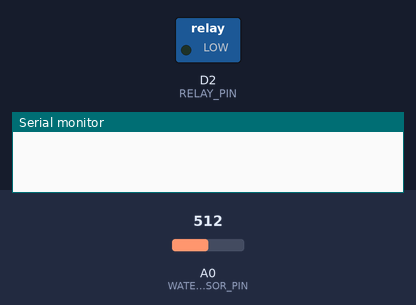
This sketch was run on a simulated ESP8266 (NodeMCU). On the bench: switched loads named in the sketch (green lamp = pin HIGH), the last lines printed to the serial monitor. The test bench sets the inputs (shaded band); at power-on: A0 (WATER_SENSOR_PIN) = 512. WiFi joins after 1.5 s; servers stay silent unless stated.

Above: at 0.1 s.
At 2.1 s:
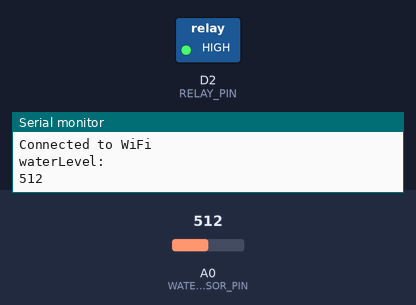
Timing chart, 0 to 3.6 s (numbered marks = the images above):
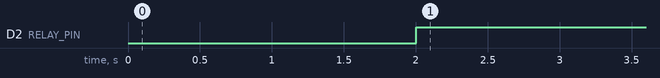

The sketch:

esp8266.ino
```cpp
#include <ESP8266WiFi.h>
//#include <ESPAsyncWebServer.h>
//#include <ESP8266WiFi.h>
#include <ESP8266WebServer.h>

const char* ssid = "damn";
const char* password = "fuckoffthere";

#define RELAY_PIN D2
#define WATER_SENSOR_PIN A0
#define THRESHOLD 50

void setup() {
    Serial.begin(115200);
    pinMode(RELAY_PIN, OUTPUT);
    digitalWrite(RELAY_PIN, LOW); // Initialize relay as OFF

    WiFi.begin(ssid, password);
    while (WiFi.status() != WL_CONNECTED) {
        delay(1000);
        Serial.println("Connecting to WiFi...");
    }
    Serial.println("Connected to WiFi");
}

void loop() {
    int waterLevel = analogRead(WATER_SENSOR_PIN);
    if (waterLevel > THRESHOLD) {
        digitalWrite(RELAY_PIN, HIGH); // Turn ON relay
         Serial.println("waterLevel: ");
          Serial.println(waterLevel);
    } else {
        digitalWrite(RELAY_PIN, LOW); // Turn OFF relay
        Serial.println("waterLevel: ");
          Serial.println(waterLevel);
    }
    delay(1000);
}
```

Measured:
- by itself, D2 (RELAY_PIN): LOW → HIGH at 2.0 s
